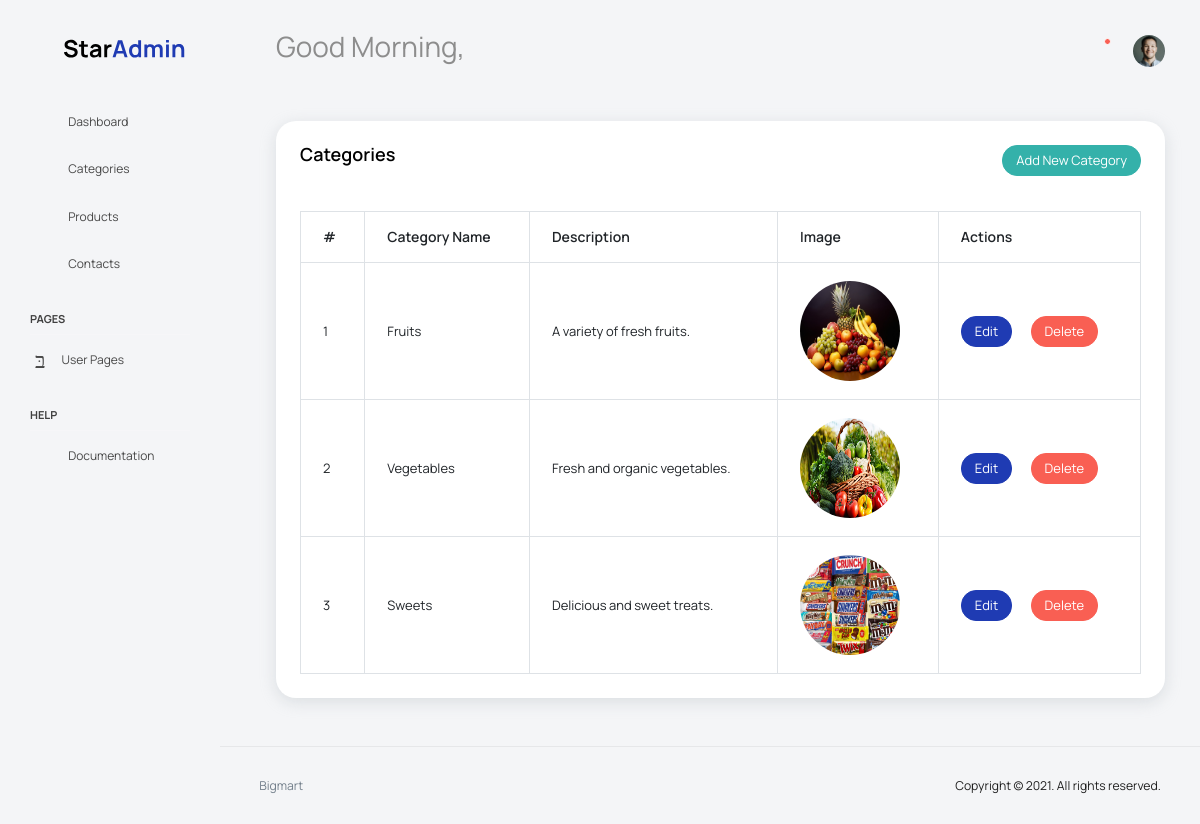
The page /Adminapp/CategoryDisplay/ on the database its author committed.
### AdminApp/models.py (models this page shows)
class CategoryDB(models.Model):
    name = models.CharField(max_length=100,null=True,blank=True)
    description = models.TextField(null=True,blank=True)
    image = models.ImageField(upload_to='category_images/',null=True,blank=True)

### AdminApp/views.py (the view)
# urls.py: path('CategoryDisplay/', views.CategoryDisplay, name="CategoryDisplay"),
def CategoryDisplay(request):
    data = CategoryDB.objects.all()
    return render(request,"CategoryDisplay.html",{'data':data})

### AdminApp/templates/CategoryDisplay.html (shortened to what this page needs)
{% extends "index.html" %}
{% block content %}
<div class="col-lg-12 grid-margin stretch-card">
              <div class="card">
                <div class="card-body">
                  <h4 class="card-title d-flex justify-content-between"">Categories<a href="{% url 'CategoryAdd' %}" class="btn btn-success btn-sm">Add New Category</a></h4>
                  <div class="table-responsive pt-3">
                    <table class="table table-bordered">
  <thead>
    <tr>
      <th>#</th>
      <th>Category Name</th>
      <th>Description</th>
      <th>Image</th>
      <th>Actions</th>
    </tr>
  </thead>
  <tbody>
  {% for d in data %}
    <tr>
      <td>{{d.id}}</td>
      <td>{{d.name}}</td>
      <td>{{d.description}}</td>
      <td>
        <img src="{{d.image.url}}" alt="{{d.image}}" style="height: 100px; width:100px;">
      </td>
      <td>
        <a href="{% url 'CategoryEdit' cat_id=d.id %}" class="btn btn-primary btn-sm me-3">Edit</a>
        <a href="{% url 'CategoryDelete' cat_id=d.id %}" class="btn btn-danger btn-sm">Delete</a>
</td>
    </tr>
  {% endfor %}
  </tbody>
</table>
                  </div>
                </div>
              </div>
            </div>
{% endblock %}

### AdminApp/templates/index.html (shortened to what this page needs)
<!DOCTYPE html>
{% load static %}
<html lang="en">
<head>
  <link rel="stylesheet" href="{% static 'mediafiles/vendors/feather/feather.css' %}">
  <link rel="stylesheet" href="{% static 'mediafiles/vendors/mdi/css/materialdesignicons.min.css' %}">
  <link rel="stylesheet" href="{% static 'mediafiles/vendors/ti-icons/css/themify-icons.css' %}">
  <link rel="stylesheet" href="{% static 'mediafiles/vendors/typicons/typicons.css' %}">
  <link rel="stylesheet" href="{% static 'mediafiles/vendors/simple-line-icons/css/simple-line-icons.css' %}">
  <link rel="stylesheet" href="{% static 'mediafiles/vendors/css/vendor.bundle.base.css' %}">
  <link rel="stylesheet" href="{% static 'mediafiles/vendors/datatables.net-bs4/dataTables.bootstrap4.css' %}">
  <link rel="stylesheet" href="{% static 'mediafiles/js/select.dataTables.min.css' %}">
  <link rel="stylesheet" href="{% static 'mediafiles/css/vertical-layout-light/style.css' %}">
</head>
<body>
  <div class="container-scroller">
    <nav class="navbar default-layout col-lg-12 col-12 p-0 fixed-top d-flex align-items-top flex-row">
      <div class="text-center navbar-brand-wrapper d-flex align-items-center justify-content-start">
        <div class="me-3">
          <button class="navbar-toggler navbar-toggler align-self-center" type="button" data-bs-toggle="minimize">
            <span class="icon-menu"></span>
          </button>
        </div>
        <div>
          <a class="navbar-brand brand-logo" href="index.html">
            <img src="{% static 'mediafiles/images/logo.svg' %}" alt="logo" />
          </a>
        </div>
      </div>
      <div class="navbar-menu-wrapper d-flex align-items-top">
        <ul class="navbar-nav">
          <li class="nav-item font-weight-semibold d-none d-lg-block ms-0">
            <h1 class="welcome-text">Good Morning, </h1>
          </li>
        </ul>
        <ul class="navbar-nav ms-auto">
          <li class="nav-item">
            <form class="search-form" action="#">
              <i class="icon-search"></i>
              <input type="search" class="form-control" placeholder="Search Here" title="Search here">
            </form>
          </li>
          <li class="nav-item dropdown">
            <a class="nav-link count-indicator" id="notificationDropdown" href="#" data-bs-toggle="dropdown">
              <i class="icon-mail icon-lg"></i>
            </a>
          </li>
          <li class="nav-item dropdown">
            <a class="nav-link count-indicator" id="countDropdown" href="#" data-bs-toggle="dropdown" aria-expanded="false">
              <i class="icon-bell"></i>
              <span class="count"></span>
            </a>
          </li>
          <li class="nav-item dropdown d-none d-lg-block user-dropdown">
            <a class="nav-link" id="UserDropdown" href="#" data-bs-toggle="dropdown" aria-expanded="false">
              <img class="img-xs rounded-circle" src="{% static 'mediafiles/images/faces/face8.jpg' %}" alt="Profile image"> </a>
          </li>
        </ul>
      </div>
    </nav>
    <div class="container-fluid page-body-wrapper">
      <nav class="sidebar sidebar-offcanvas" id="sidebar">
        <ul class="nav">
          <li class="nav-item">
            <a class="nav-link" href="{% url 'admin_home_page' %}">
              <i class="mdi mdi-grid-large menu-icon"></i>
              <span class="menu-title">Dashboard</span>
            </a>
          </li>
          <li class="nav-item">
            <a class="nav-link" data-bs-toggle="collapse" href="#category-menu" aria-expanded="false" aria-controls="ui-basic">
              <i class="menu-icon mdi mdi-floor-plan"></i>
              <span class="menu-title">Categories</span>
              <i class="menu-arrow"></i>
            </a>
          </li>
          <li class="nav-item">
            <a class="nav-link" data-bs-toggle="collapse" href="#contact-menu" aria-expanded="false" aria-controls="ui-basic">
              <i class="menu-icon mdi mdi-floor-plan"></i>
              <span class="menu-title">Products</span>
              <i class="menu-arrow"></i>
            </a>
          </li>
          <li class="nav-item">
            <a class="nav-link" data-bs-toggle="collapse" href="#product-menu" aria-expanded="false" aria-controls="ui-basic">
              <i class="menu-icon mdi mdi-floor-plan"></i>
              <span class="menu-title">Contacts</span>
              <i class="menu-arrow"></i>
            </a>
          </li>
          <li class="nav-item nav-category">pages</li>
          <li class="nav-item">
            <a class="nav-link" data-bs-toggle="collapse" href="#auth" aria-expanded="false" aria-controls="auth">
              <i class="menu-icon mdi mdi-account-circle-outline"></i>
              <span class="menu-title">User Pages</span>
              <i class="menu-arrow"></i>
            </a>
          </li>
          <li class="nav-item nav-category">help</li>
          <li class="nav-item">
            <a class="nav-link" href="http://bootstrapdash.com/demo/star-admin2-free/docs/documentation.html">
              <i class="menu-icon mdi mdi-file-document"></i>
              <span class="menu-title">Documentation</span>
            </a>
          </li>
        </ul>
      </nav>
      <div class="main-panel">
        <div class="content-wrapper">
          <div class="row">
            <div class="col-sm-12">
              {% block content %}{% endblock %}
            </div>
          </div>
        </div>
        <footer class="footer">
          <div class="d-sm-flex justify-content-center justify-content-sm-between">
            <span class="text-muted text-center text-sm-left d-block d-sm-inline-block">Bigmart</span>
            <span class="float-none float-sm-right d-block mt-1 mt-sm-0 text-center">Copyright © 2021. All rights reserved.</span>
          </div>
        </footer>
      </div>
    </div>
  </div>
</body>
</html>

### rows shown on the page
CategoryDB: id "1", name "Fruits", description "A variety of fresh fruits.", image (picture)
CategoryDB: id "2", name "Vegetables", description "Fresh and organic vegetables.", image (picture)
CategoryDB: id "3", name "Sweets", description "Delicious and sweet treats.", image (picture)
